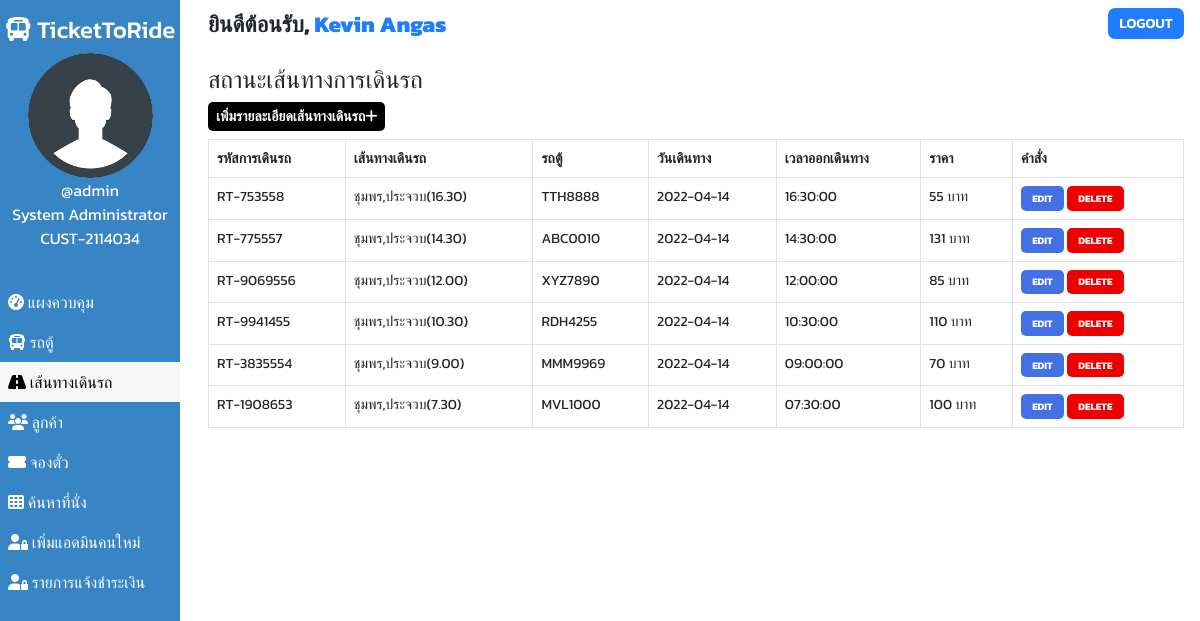
Screenshot of /admin/route.php (signed in) with the database file from the repository.
### tables this page shows
CREATE TABLE `users` (
  `user_id` int(11) NOT NULL,
  `user_fullname` varchar(100) DEFAULT NULL,
  `user_name` varchar(30) DEFAULT NULL,
  `user_password` varchar(255) DEFAULT NULL,
  `user_created` datetime NOT NULL DEFAULT current_timestamp(),
  `customer_id` varchar(255) DEFAULT NULL,
  `role` varchar(50) DEFAULT NULL
);

CREATE TABLE `customers` (
  `id` int(100) NOT NULL,
  `customer_id` varchar(255) DEFAULT NULL,
  `customer_name` varchar(30) NOT NULL,
  `customer_phone` varchar(10) NOT NULL,
  `customer_created` datetime NOT NULL DEFAULT current_timestamp()
);

CREATE TABLE `routes` (
  `id` int(100) NOT NULL,
  `route_id` varchar(255) NOT NULL,
  `bus_no` varchar(155) NOT NULL,
  `route_cities` varchar(255) NOT NULL,
  `route_dep_date` date NOT NULL,
  `route_dep_time` time NOT NULL,
  `route_step_cost` int(100) NOT NULL,
  `route_created` datetime NOT NULL DEFAULT current_timestamp()
);

### admin/route.php (the view, shortened to what this page needs)
<!DOCTYPE html>
<html lang="en">
<head>
    <link href="https://cdn.jsdelivr.net/npm/bootstrap@5.0.1/dist/css/bootstrap.min.css" rel="stylesheet">
    <?php
        $page="route";
    ?>
</head>
<body>
    <?php require '../assets/partials/_admin-header.php';?>
        <?php
            $resultSql = "SELECT * FROM `routes` ORDER BY route_created DESC";
            $resultSqlResult = mysqli_query($conn, $resultSql);
            if(!mysqli_num_rows($resultSqlResult)){ ?>
                <div class="container mt-4">
                    <div id="noRoutes" class="alert alert-dark " role="alert">
                        <h1 class="alert-heading">No Routes Found!!</h1>
                        <p class="fw-light">Be the first person to add one!</p>
                        <hr>
                        <div id="addRouteAlert" class="alert alert-success" role="alert">
                                Click on <button id="add-button" class="button btn-sm"type="button"data-bs-toggle="modal" data-bs-target="#addModal">ADD <i class="fas fa-plus"></i></button> to add a route!
                        </div>
                    </div>
                </div>
            <?php }
            else { ?>
                <section id="route">
                    <div id="head">
                        <h4>สถานะเส้นทางการเดินรถ</h4>
                    </div>
                    <div id="route-results">
                    <?php if($role == "admin"){ ?>
                        <div>
                            <button id="add-button" class="button btn-sm"type="button"data-bs-toggle="modal" data-bs-target="#addModal">เพิ่มรายละเอียดเส้นทางเดินรถ<i class="fas fa-plus"></i></button>
                        </div>
                        <?php } ?>
                        <table class="table table-hover table-bordered">
                            <thead>
                                <th>รหัสการเดินรถ</th>
                                <th>เส้นทางเดินรถ</th>
                                <th>รถตู้</th>
                                <th>วันเดินทาง</th>
                                <th>เวลาออกเดินทาง</th>
                                <th>ราคา</th>
                                <th>คำสั่ง</th>
                            </thead>
                            <?php
                                while($row = mysqli_fetch_assoc($resultSqlResult))
                                {
                                    $id = $row["id"];
                                    $route_id = $row["route_id"];
                                    $route_cities = $row["route_cities"];
                                    $route_dep_time = $row["route_dep_time"];
                                    $route_dep_date = $row["route_dep_date"];
                                    $route_step_cost = $row["route_step_cost"];
                                    $bus_no = $row["bus_no"];
                                        ?>
                                    <tr>
                                        <td>
                                            <?php
                                                echo $route_id;
                                            ?>
                                        </td>
                                        <td>
                                            <?php
                                                echo $route_cities;
                                            ?>
                                        </td>
                                        <td>
                                            <?php
                                                echo $bus_no;
                                            ?>
                                        </td>
                                        <td>
                                            <?php
                                                echo $route_dep_date;
                                            ?>
                                        </td>
                                        <td>
                                            <?php
                                                echo $route_dep_time;
                                            ?>
                                        </td>
                                        <td>
                                            <?php
                                                echo $route_step_cost." "."บาท";?>
                                        </td>
                                        <?php if($role=="admin"){ ?>
                                        <td>
                                            <button class="button edit-button " data-link="<?php echo $_SERVER['REQUEST_URI']; ?>" data-id="<?php
                                                echo $id;?>" data-cities="<?php
                                                echo $route_cities;?>" data-cost="<?php
                                                echo $route_step_cost;?>" data-date="<?php
                                                echo $route_dep_date;
                                            ?>" data-time="<?php
                                            echo $route_dep_time;
                                            ?>" data-busno="<?php
                                            echo $bus_no;
                                            ?>"
                                            >Edit</button>
                                            <button class="button delete-button" data-bs-toggle="modal" data-bs-target="#deleteModal" data-id="<?php
                                                echo $id;?>">Delete</button>
                                        </td>
                                        <?php } ?>
                                    </tr>
                                <?php
                                }
                            ?>
                        </table>
                    </div>
                    </section>
                <?php  }
            ?>
            </div>
    </main>
</body>
</html>

### assets/partials/_admin-header.php (shortened to what this page needs)
<?php
    $conn = db_connect();
    $user_id = $_SESSION['user_id'];
    $sql = "SELECT * FROM users WHERE user_id = $user_id";
    $result = mysqli_query($conn, $sql);
    if($row = mysqli_fetch_assoc($result))
    {
        $user_fullname = $row["user_fullname"];
        $user_name = $row["user_name"];
        $role = $row["role"];
    }
?>
    <main id="container">
        <div id="sidebar">
            <h4><i class="fas fa-bus"></i> TicketToRide</h4>
            <div>
                <img class="adminDp" src="../assets/img/userav-min.png" height="125px" alt="Admin Profile Pic">
                <p>
                    <?php  echo '@'.$user_name;  ?>
                </p>
                <?php if($role == "admin"){
                    echo "<p>System Administrator</p>";
                }
                    else{
                        echo "<p>Member</p>";
                    }
                 ?>
                <p><?php
                $sql = "SELECT * FROM customers";
                $result = mysqli_query($conn, $sql);
                $data = mysqli_fetch_all($result, MYSQLI_ASSOC);
                foreach($data AS $row) {
                   if($row['customer_name'] == $user_fullname){
                       $customer_id = $row['customer_id'];
                       echo $customer_id;
                   }
                }
                ?></p>
            </div>
            <ul id="options">
                <li class="option <?php if($page=='dashboard'){ echo 'active';}?>">
                    <a href="./dashboard.php">
                    <i class="fas fa-tachometer-alt"></i> แผงควบคุม
                    </a>
                </li>
                <li class="option <?php if($page=='bus'){ echo 'active';}?>">
                    <a href="./bus.php">
                    <i class="fas fa-bus"></i> รถตู้
                    </a>
                </li>
                <li class="option <?php if($page=='route'){ echo 'active';}?>">
                    <a href="./route.php">
                    <i class="fas fa-road"></i> เส้นทางเดินรถ
                    </a>
                </li>
                <?php if($role == "admin"){ ?>
                <li class="option <?php if($page=='customer'){ echo 'active';}?>">
                    <a href="./customer.php">
                    <i class="fas fa-users"></i> ลูกค้า
                    </a>
                </li>
                <?php  } ?>
                <li class="option <?php if ((basename($_SERVER['PHP_SELF']) == 'booking.php')) { echo 'active';}?>">
                    <a href="./booking.php">
                    <i class="fas fa-ticket-alt"></i> จองตั๋ว
                    </a>
                </li>
                <li class="option <?php if($page=='seat'){ echo 'active';}?>">
                    <a href="./seat.php">
                    <i class="fas fa-th"></i> ค้นหาที่นั่ง
                    </a>
                </li>
                <?php if($role == "admin"){ ?>
                <li class="option <?php if($page=='signup'){ echo 'active';}?>">
                    <a href="./signup.php">
                    <i class="fas fa-user-lock"></i> เพิ่มแอดมินคนใหม่
                    </a>
                </li>
                <?php  } ?>
                <?php if($role == "admin"){ ?>
                <li class="option <?php if ((basename($_SERVER['PHP_SELF']) == 'invoice.php')) { echo 'active';}?>">
                    <a href="./invoice.php">
                    <i class="fas fa-user-lock"></i> รายการแจ้งชำระเงิน
                    </a>
                </li>
                <?php  } ?>
            </ul>
        </div>
        <div id="main-content">
            <section id="welcome">
                <ul>
                    <li class="welcome-item">ยินดีต้อนรับ,
                        <span id="USER">
                            <?php
                                echo $user_fullname;
                            ?>
                        </span>
                    </li>
                    <li class="welcome-item">
                        <button id="logout" class="btn-sm">
                            <a href="../assets/partials/_logout.php">LOGOUT</a>
                        </button>
                    </li>
                </ul>
            </section>

### assets/styles/admin.php (style rules this page uses)
body { margin: 0; box-sizing: border-box; font-family: 'Kanit', sans-serif; background-color: white; }
html { scroll-behavior: smooth; }
*, *::after, *::before { box-sizing: inherit; }
#USER { color: #207DFF; }
.adminDp { border-radius: 50%; }
#welcome { background-color: white; }
#welcome ul { display: flex; justify-content: space-between; list-style-type: none; padding: 0; margin: 0; }
#welcome li { margin: 0 1rem; padding: 0.5rem 0; }
#welcome li:first-child { font-weight: 800; font-size: 1.4rem; }
#logout { padding: 0.3rem 0.7rem; background-color: #207DFF; font-weight: 600; outline: none; border: none; border-radius: 7px; }
#logout a { color: white; text-decoration: none; }
@media only screen and (min-width:1000px) { #sidebar { text-align: center; background-color: #3885c5; color: white; width: 15%; position: fixed; top: 0%; padding-top: 1rem; z-index: 2; height: 100vh; } }
@media only screen and (min-width:1000px) { #sidebar p { margin: 0; } }
@media only screen and (min-width:1000px) { #sidebar ul { margin-top: 2rem; } }
@media only screen and (min-width:1000px) { #options { list-style-type: none; text-align: left; padding-left: 0; } }
@media only screen and (min-width:1000px) { .option a { display: block; padding: 0.5rem; text-decoration: none; color: inherit; } }
@media only screen and (min-width:1000px) { .active { background-color:#f7f7f7; color:black; } }
@media only screen and (min-width:1000px) { #main-content { margin-left: 16%; } }

### assets/styles/admin-options.php (style rules this page uses)
* { font-family: Kanit; }
#booking #head, #customer #head, #route #head, #seat #head, #bus #head { padding-top: 1rem; }
#booking, #customer, #route, #bus, #seat { padding: 0 1rem; }
#booking-results > div, #customer-results > div, #route-results > div, #bus-results > div { margin-bottom: 0.5rem; }
#booking-results button, #customer-results button, #route button, #bus-results button { border-radius: 5px; }
.button { border: none; font-weight: bold; text-transform: uppercase; }
#add-button { background-color: black; color: white; }
#route table { width: 100%; }
table { font-size: 14px; }
#bus .edit-button, #bus .delete-button, #route .edit-button, #route .delete-button, #customer .edit-button, #customer .delete-button { padding: 0.3rem 0.7rem; }
table th,td { padding-left: 0.3rem; }
table button { color: white; }
.edit-button { background-color: #4370E2; }
.delete-button { background-color: #EF0000; }
.edit-button, .delete-button { font-size: 10px }

### rows the page displays
users: user_name "admin", user_fullname "Kevin Angas"
customers: customer "CUST-2114034"
routes: route "RT-753558", route_cities "ชุมพร,ประจวบ(16.30)", bus_no "TTH8888", route_dep_date "2022-04-14", route_dep_time "16:30:00", route_step_cost "55"
routes: route "RT-775557", route_cities "ชุมพร,ประจวบ(14.30)", bus_no "ABC0010", route_dep_date "2022-04-14", route_dep_time "14:30:00", route_step_cost "131"
routes: route "RT-9069556", route_cities "ชุมพร,ประจวบ(12.00)", bus_no "XYZ7890", route_dep_date "2022-04-14", route_dep_time "12:00:00", route_step_cost "85"
routes: route "RT-9941455", route_cities "ชุมพร,ประจวบ(10.30)", bus_no "RDH4255", route_dep_date "2022-04-14", route_dep_time "10:30:00", route_step_cost "110"
routes: route "RT-3835554", route_cities "ชุมพร,ประจวบ(9.00)", bus_no "MMM9969", route_dep_date "2022-04-14", route_dep_time "09:00:00", route_step_cost "70"
routes: route "RT-1908653", route_cities "ชุมพร,ประจวบ(7.30)", bus_no "MVL1000", route_dep_date "2022-04-14", route_dep_time "07:30:00", route_step_cost "100"
